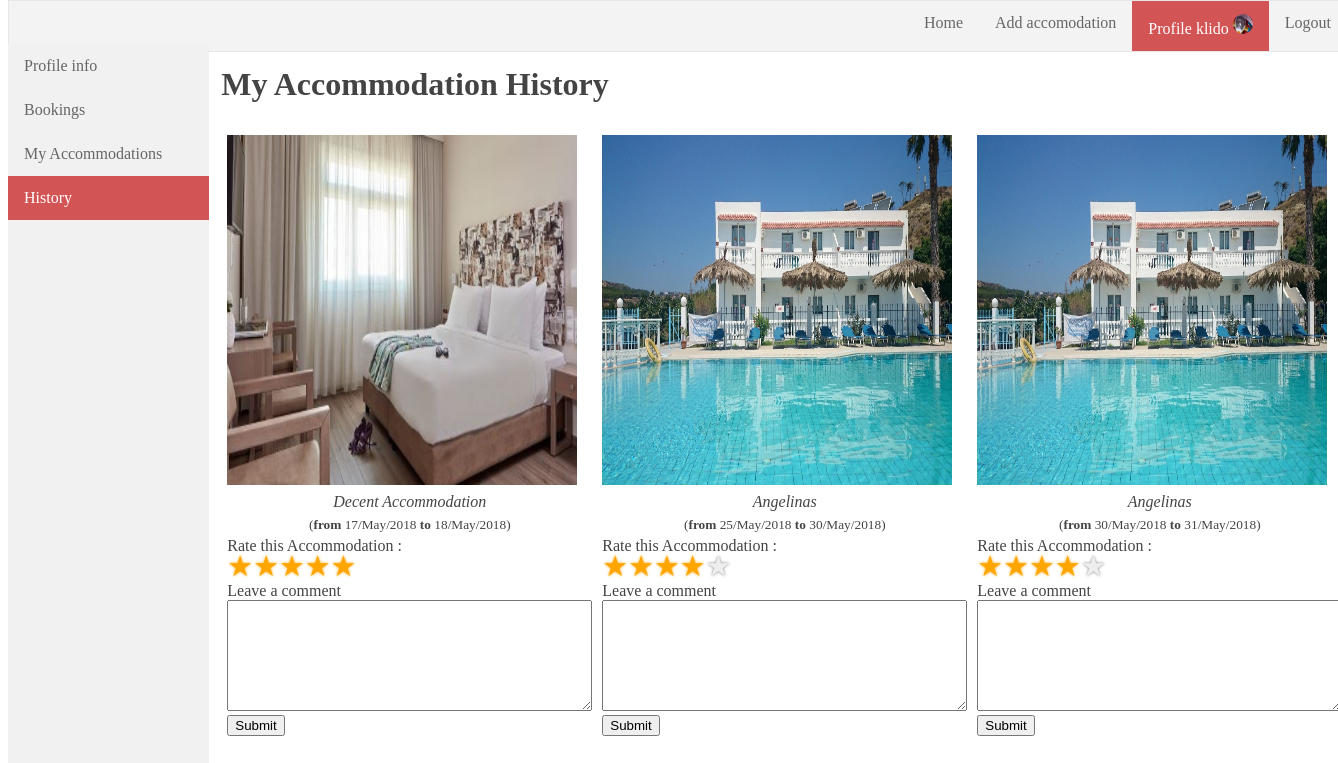
The page /history.php (signed in) on the database its author committed.
### tables this page shows
CREATE TABLE `bookings` (
  `rent_id` int(11) NOT NULL,
  `user_id` int(11) NOT NULL,
  `accom_id` int(11) NOT NULL,
  `checkin_date` date NOT NULL,
  `checkout_date` date NOT NULL,
  `status` enum('completed','active') NOT NULL DEFAULT 'active'
);

CREATE TABLE `accommodations` (
  `accom_id` int(11) NOT NULL,
  `title` varchar(50) NOT NULL,
  `location` varchar(25) NOT NULL,
  `description` text,
  `rating` float DEFAULT '0',
  `votes` int(11) DEFAULT '0',
  `checkin` time NOT NULL,
  `checkout` time NOT NULL,
  `path_to_image` varchar(100) NOT NULL DEFAULT 'pictures\\accommodations\\not_available.jpg',
  `user_id` int(11) NOT NULL
);

### classes/Config.php (called while the page is built)
<?php
class Config{
  public static function get($path = null){
    if($path){
      $config = $GLOBALS['config'];
      $path = explode('/',$path);
      foreach($path as $bit){
        if(isset($config[$bit]))
          $config = $config[$bit];
      }
      return $config;
    }
    return false;
  }
}
?>

### classes/Database.php (called while the page is built, shortened)
<?php
class Database {
  private static $_instance = null;
  private $_dbc,
          $_query,
          $_error=false,
          $_results,
          $_count=0;
  private function __construct() {
    $this->_dbc  = new mysqli(Config::get('mysql/host'),
                        Config::get('mysql/username'),
                        Config::get('mysql/password'),
                        Config::get('mysql/db'));
  }
  public static function getInstance() {
    if(!isset(self::$_instance)){
      self::$_instance = new Database();
    }
    return self::$_instance;
  }
  public function query($sql,$type='',$params = array()) {
    $this->_error = false;
    if($this->_query = $this->_dbc->prepare($sql)) {
      if(count($params)){
        call_user_func_array(array($this->_query, "bind_param"),array_merge(array($type), $params));
      }
      if($this->_query->execute()) {
          $this->_results = $this->_query->get_result() ?? NULL;
          $this->_count  = $this->_results->num_rows ?? NULL;
      }else{
        $this->_error = true;
      }
    }
  }
  public function getResultArray() {
    if($this->_count>0)
      return $this->_results->fetch_all(MYSQLI_ASSOC);
  }
  public function error() {
    return $this->_error;
  }
}
?>

### classes/Accommodation.php (called while the page is built, shortened)
<?php
class Accommodation {
  private $_db;
  public function __construct() {
    $this->_db = Database::getInstance();
  }
  function getBookingHistoryByUserId($id){
    $this->_db->query('select accommodations.*,bookings.*
              from accommodations,bookings,users
                where status="completed"
                and bookings.user_id = users.user_id
                and accommodations.accom_id = bookings.accom_id
                and users.user_id= ?','i',array(&$id));
    if($this->_db->error()) {
      echo $this->_db->getErrorDescr();
    }else{
      return $this->_db->getResultArray();
    }
  }
}
?>

### history.php (the view, shortened to what this page needs)
<!DOCTYPE html>
<html lang="el">
<head>
	<link href="css/navigation.css" rel="stylesheet" type="text/css">
	<link href="css/profile.css" rel="stylesheet" type="text/css">
	<link href="css/rating-widget.css" rel="stylesheet" type="text/css">
</head>
<body>
  <?php include('navigation.php');?>
	<?php include('navigation_profile.php'); ?>
	<div class="profile_content">
		<div id="history_profile_section">
			<?php
				$Acc = new Accommodation();
				$data = $Acc->getBookingHistoryByUserId($_SESSION['user_id']);
				if($data != null){
					echo '<h1>My Accommodation History</h1>';
					echo '<table><tr>';
					foreach($data as $index=> $accomodation){
						$checkin  = date('d/F/Y',strtotime($accomodation['checkin_date']));
						$checkout = date('d/F/Y',strtotime($accomodation['checkout_date']));
						$str = <<<EOF
						<td>
							<table>
								<tr>
									<td width='50%'><a href="accommodation.php?id={$accomodation['accom_id']}"><img src="{$accomodation['path_to_image']} "alt="Avatar" width="350" height="350"></td>
								</tr>
								<tr>
									<td align="center"><i>{$accomodation['title']}</i></td
								</tr>
								<tr>
									<td align="center">
										<small>(<b>from</b> {$checkin} <b>to</b> {$checkout})</small>
									</td>
								</tr>
								<tr>
									<td>
									<form action="rate.php" method="POST" class="rating-widget">
										<label>Rate this Accommodation :</br>
										<input type="range" min="0" max="5" value="{$accomodation['rating']}" name="rating" required/>
										</label></br>
										<label> Leave a comment</br>
										<textarea rows=7 cols=43 type="text" name="comment"></textarea>
										<input type="hidden" name="rent" value="{$accomodation['rent_id']}">
										</br>
										<button type="submit" name="submit">Submit</button>
									</form>
									</td>
								</tr>
							</table>
						</td>
EOF;
							echo $str;
						}
						echo '</tr></table>';
					}else{
						echo '<h2><i>You have visited no Accommodations</i></h2>';
					}
?>
		</div>
</div>
</body>
</html>

### css/profile.css (style rules this page uses)
.profile_content { margin-left:15%; padding:1px 15px; height:1200px; font-family:Georgia, "Times New Roman", Times, serif; color:#444; }

### css/rating-widget.css (style rules this page uses)
.rating-widget { list-style:none; display:inline-block; vertical-align:baseline; padding:0; margin:0; }

### rows shown on the page
bookings: accom.path_to_image (picture), accom.title "Decent Accommodation", checkin_date "17/May/2018", checkout_date "18/May/2018"
bookings: accom.path_to_image (picture), accom.title "Angelinas", checkin_date "25/May/2018", checkout_date "30/May/2018"
bookings: accom.path_to_image (picture), accom.title "Angelinas", checkin_date "30/May/2018", checkout_date "31/May/2018"

### other values the page prints
$_SESSION['user'] "klido"
